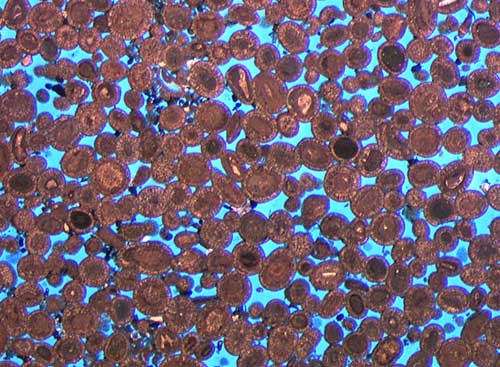
#> input picture PoreSegmentation/imgs/poroDificil.jpg, 500 x 367 px
$ jupyter execute --allow-errors 00-colorCuantization.ipynb
#> lines starting #> are read from the running program, lines starting #| are printed output that depends on the picture; long printed decimals are rounded
[cell 1]
import matplotlib.pyplot as plt
import seaborn as sns
import pandas as pd
import numpy as np

from sklearn.datasets import make_blobs, make_circles, make_moons
from sklearn.preprocessing import StandardScaler
from sklearn.cluster import KMeans
from sklearn import metrics

from pylab import rcParams

rcParams['figure.figsize'] = 10, 10

[cell 2]
img = plt.imread("../imgs/poroDificil.jpg")
#> img is the input picture: shape (367, 500, 3); mean R, G, B 111.5, 98.2, 118.1

rcParams["figure.figsize"] = 10,10
plt.imshow(img)

[cell 3]
img.shape
#> Out = (367, 500, 3)

[cell 4]
img[:2]

[cell 5]
img = img/255
img.shape
#> Out = (367, 500, 3)

[cell 6]
img[:2]

[cell 7]
m, l, k = img.shape[0], img.shape[1], img.shape[2]
#> m = 367; l = 500; k = 3

df = pd.DataFrame(img.reshape(m*l,k))
#> df = table of 183500 rows and 3 columns
print(df)
#> (printed output is left out)

[cell 8]
df.columns = ["R", "G", "B"]
print(df.head())
#|           R         G    B
#| 0  0.4196  0.902  1.0
#| 1  0.3922  0.898  1.0
#| 2  0.3373  0.8902  1.0
#| 3  0.3529  0.9412  1.0
#| 4  0.3176  0.9137  1.0

[cell 9]
n_clusters = 2
kmeans = KMeans(n_clusters = n_clusters)
kmeans.fit(df)
df["clusters"] = kmeans.labels_

[cell 10]
df.sample(5)
#> Out = table of 5 rows and 4 columns

[cell 11]
colors = df.groupby(["clusters"]).mean()
#> colors = table of 2 rows and 3 columns
colors
#> Out = table of 2 rows and 3 columns

[cell 12]
index_larger = colors.sort_values(by=["B"], ascending=False)
#> index_larger = table of 2 rows and 3 columns

[cell 13]
por = index_larger.iloc[0].name
#> por = 1

[cell 14]
s=df.clusters.value_counts(normalize=True,sort=False).mul(100) # mul(100) is == *100

print(s) #series.to_frame() returns a dataframe
#| clusters
#| 1    18.460
#| 0    81.540
#| Name: proportion, dtype: float64

[cell 15]
print(s.loc[por])
#| 18.460

[cell 16]
centers = pd.DataFrame(kmeans.cluster_centers_)
centers["clusters"] = range(n_clusters)

[cell 17]
df["ind"] = df.index
df = df.merge(centers)
#> df = table of 183500 rows and 8 columns
df = df.sort_values("ind")
#> (the rest of this cell did not finish here and is left out)

[cell 18]
quant_img = df.iloc[:,4:7].values

quant_img = quant_img.reshape(img.shape[0], img.shape[1], img.shape[2])
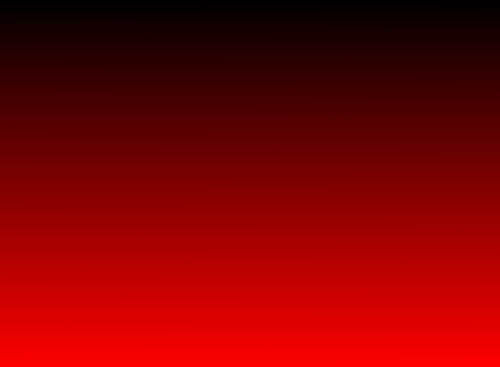
#> quant_img: shape (367, 500, 3) float64; mean R, G, B 91749.5, 0.4, 0.4; drawn with min black and max white

[cell 19]
plt.imshow(quant_img)
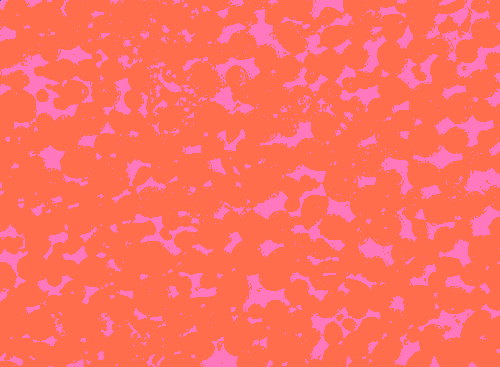
#> shown: shape (367, 500, 3) float64; mean R, G, B 1, 0.437, 0.385

[cell 20]
again_img = quant_img*255
print(again_img)
#> (printed output is left out)

[cell 21]
df2 = pd.DataFrame(again_img.reshape(m*l,k))
#> df2 = table of 183500 rows and 3 columns
df2.columns = ["R", "G", "B"]

[cell 22]
print(df2)
#> (printed output is left out)

[cell 23]
print(df2.R.unique())
#> (printed output is left out)
print(df2.G.unique())
#| [119.022  109.781]
print(df2.B.unique())
#| [188.117  77.833]

[cell 24]
contados = df2.apply(pd.value_counts).sum(axis=1)
print(contados)
#> (printed output is left out)

[cell 25]
total = pd.unique(contados)
#> total = [1, 149625, 33875]
print(total)
#| [1.00000e+00 1.49625e+05 3.38750e+04]

[cell 26]
suma = total.sum()
#> suma = 183501
porcentaje = (total/suma)*100
#> porcentaje = [0.000545, 81.54, 18.46]
print(porcentaje)
#| [5.44956158e-04 8.15390652e+01 1.84603899e+01]
print("______________________ \n")
print("POROSIDAD = ", porcentaje[0])
#| POROSIDAD =  0.000545

$ run again, with PoreSegmentation/imgs/carbonato.jpg copied over PoreSegmentation/imgs/poroDificil.jpg
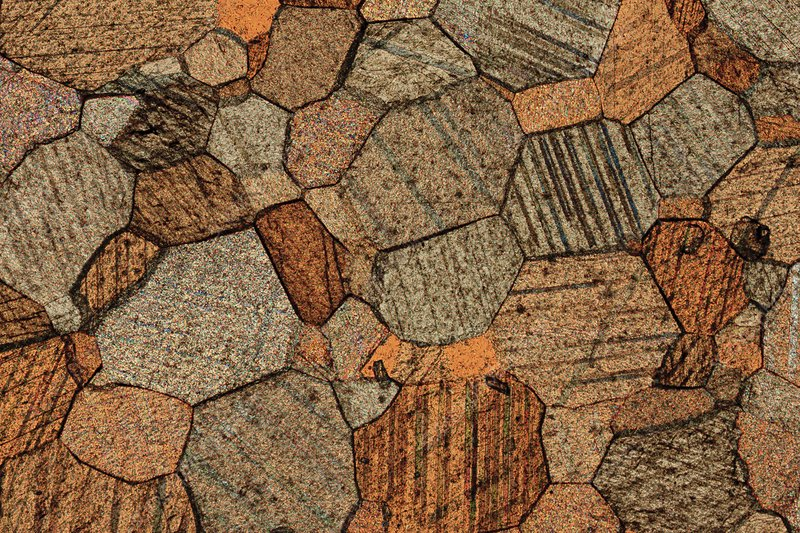
#> input picture PoreSegmentation/imgs/carbonato.jpg, 800 x 533 px
#> img is the input picture: shape (533, 800, 3); mean R, G, B 132.1, 99.3, 68.2
#> `df = pd.DataFrame(img.reshape(m*l,k))`: df = table of 426400 rows and 3 columns
#> (printed output is left out)
#|           R         G         B
#| 0  0.1608  0.08628  0.05882
#| 1  0.1098  0.04314  0
#| 2  0.3843  0.3059  0.2
#| 3  0.6235  0.5294  0.3804
#| 4  0.6863  0.5569  0.3804
#> `df.sample(5)`: Out = table of 5 rows and 4 columns
#> colors = table of 2 rows and 3 columns
#> por = 0
#| clusters
#| 1    45.007
#| 0    54.993
#| Name: proportion, dtype: float64
#| 54.993
#> `df = df.merge(centers)`: df = table of 426400 rows and 8 columns
#> `[cell 19] plt.imshow(quant_img)`:
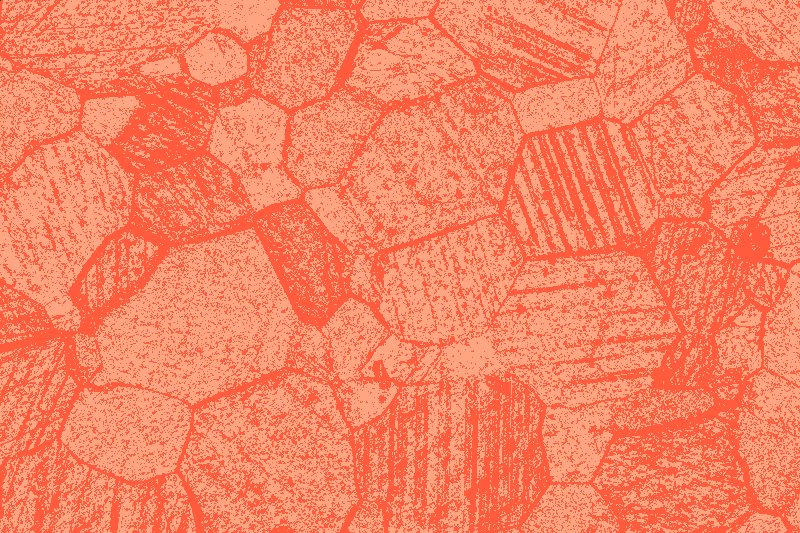
#> shown: shape (533, 800, 3) float64; mean R, G, B 1, 0.518, 0.389
#> (printed output is left out)
#> df2 = table of 426400 rows and 3 columns
#> (printed output is left out)
#> (printed output is left out)
#| [ 91.172 165.468]
#| [ 60.651 130.885]
#> (printed output is left out)
#> total = [1, 191911, 234489]
#| [1.00000e+00 1.91911e+05 2.34489e+05]
#> suma = 426401
#> porcentaje = [0.000235, 45.01, 54.99]
#| [2.34521026e-04 4.50071646e+01 5.49926009e+01]
#| POROSIDAD =  0.0002345
